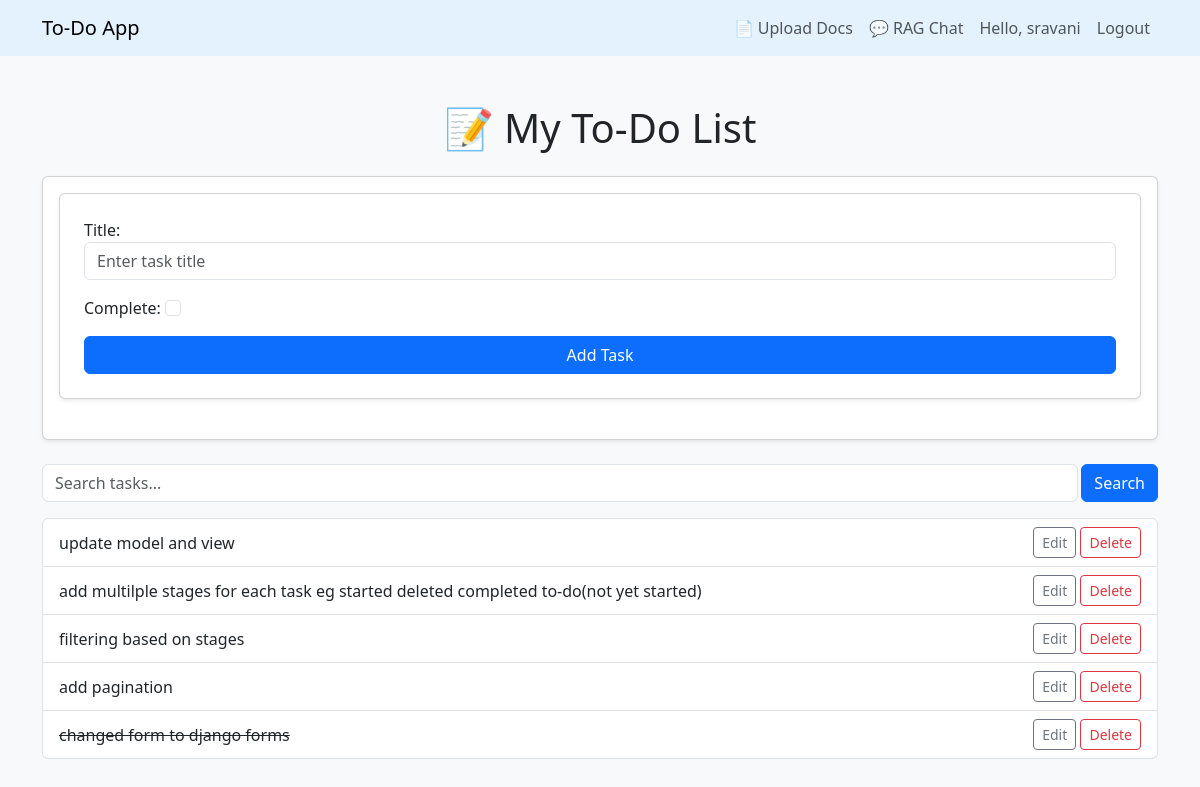
The app's page / (signed in), older data.
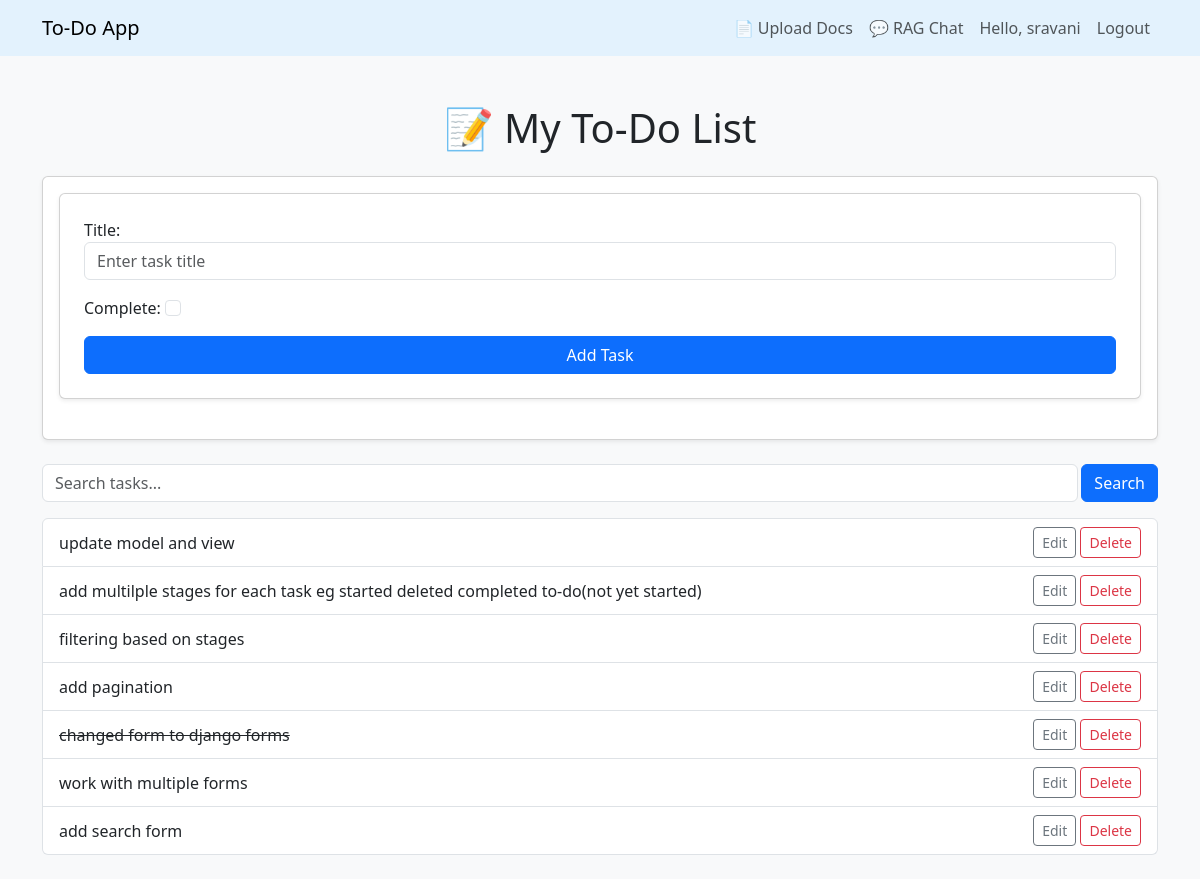
The same page, newer data.
### tasks/models.py (models this page shows, shortened)
class Task(models.Model):
    user=models.ForeignKey(User, on_delete=models.CASCADE, null=True, blank=True)
    title = models.CharField(max_length=200)
    complete = models.BooleanField(default=False)
    created = models.DateTimeField(auto_now_add=True)

### tasks/views.py (the view, shortened to what this page needs)
# urls.py: path('', views.index, name='index'),
@login_required(login_url='login')
def index(request):
    tasks = Task.objects.filter(user=request.user)  # show only user-specific tasks
    form = TaskForm(user=request.user)
    search_form = SearchForm(request.GET or None)
    if search_form.is_valid() and search_form.cleaned_data['search']:
        search_query = search_form.cleaned_data['search']
        tasks = tasks.filter(title__icontains=search_query)
    search_form=SearchForm()
    context = {'tasks': tasks, 'form': form, 'search_form': search_form}
    return render(request, 'tasks/index.html', context)

### tasks/forms.py (shortened to what this page needs)
class TaskForm(forms.ModelForm):
    class Meta:
        model = Task
        fields = ['title', 'complete']
        widgets = {
            'title': forms.TextInput(attrs={'class': 'form-control', 'placeholder': 'Enter task title'}),
            'complete': forms.CheckboxInput(attrs={'class': 'form-check-input'}),
        }
    def __init__(self, *args, **kwargs):
        self.user = kwargs.pop('user', None)
        super().__init__(*args, **kwargs)

class SearchForm(forms.Form):
    search=forms.CharField(required=False, widget=forms.TextInput(attrs={'class':'form-control', 'placeholder':'Search tasks...'}))

### tasks/templates/tasks/index.html (shortened to what this page needs)
{% extends 'tasks/base.html' %}
{% block content %}
  <h1 class="text-center mb-4">📝 My To-Do List</h1>
  <div class="card mb-4 shadow-sm">
    <div class="card-body">
        <form method="POST" class="card p-4 mb-4 shadow-sm">
            {{form.as_p}}
            <button type="submit" class="btn btn-primary" >Add Task</button>
        </form>
    </div>
  </div>
  <div>
    <form method="GET" action="{% url 'index' %}" class="mb-3" style="display: flex;">
      {{ search_form.search }}
      <button type="submit" class="btn btn-primary" style="margin-left: 0.2rem;">Search</button>
    </form>
  </div>
  <ul class="list-group">
    {% for task in tasks %}
      <li class="list-group-item d-flex justify-content-between align-items-center">
        <div>
          {% if task.complete %}
            <s>{{ task.title }}</s>
          {% else %}
            {{ task.title }}
          {% endif %}
        </div>
        <div>
          <a href="{% url 'update_task' task.id %}" class="btn btn-sm btn-outline-secondary">Edit</a>
          <a href="{% url 'delete_task' task.id %}" class="btn btn-sm btn-outline-danger">Delete</a>
        </div>
      </li>
    {% empty %}
      <li class="list-group-item text-center text-muted">No tasks yet</li>
    {% endfor %}
  </ul>
{% endblock %}

### tasks/templates/tasks/base.html (shortened to what this page needs)
<!DOCTYPE html>
<html lang="en">
<head>
  <link href="https://cdn.jsdelivr.net/npm/bootstrap@5.3.3/dist/css/bootstrap.min.css" rel="stylesheet">
</head>
<body class="bg-light">
    <nav class="navbar navbar-expand-lg navbar-light mb-4" style="background-color: #e3f2fd;">
        <div class="container">
            <a class="navbar-brand" href="/">To-Do App</a>
            <div class="collapse navbar-collapse" id="navbarSupportedContent">
                <ul class="navbar-nav ms-auto">
                    {% if user.is_authenticated %}
                    <li class="nav-item">
                        <a class="nav-link" href="{% url 'rag_upload' %}">📄 Upload Docs</a>
                    </li>
                    <li class="nav-item">
                        <a class="nav-link" href="{% url 'rag_chat' %}">💬 RAG Chat</a>
                    </li>
                    <li class="nav-item">
                        <span class="nav-link">Hello, {{ user.username }}</span>
                    </li>
                    <li class="nav-item">
                        <a class="nav-link btn btn-outline-light btn-sm" href="{% url 'logout' %}">Logout</a>
                    </li>
                    {% endif %}
                </ul>
            </div>
        </div>
    </nav>
    <div class="toast-container position-fixed top-0 end-0 p-3" style="z-index: 1055;">
    </div>
    <div class="container py-4">
        {% block content %}{% endblock %}
    </div>
</body>
</html>

Row changes from the older to the newer data that the page shows:
added Task: title "work with multiple forms"
added Task: title "add search form"
